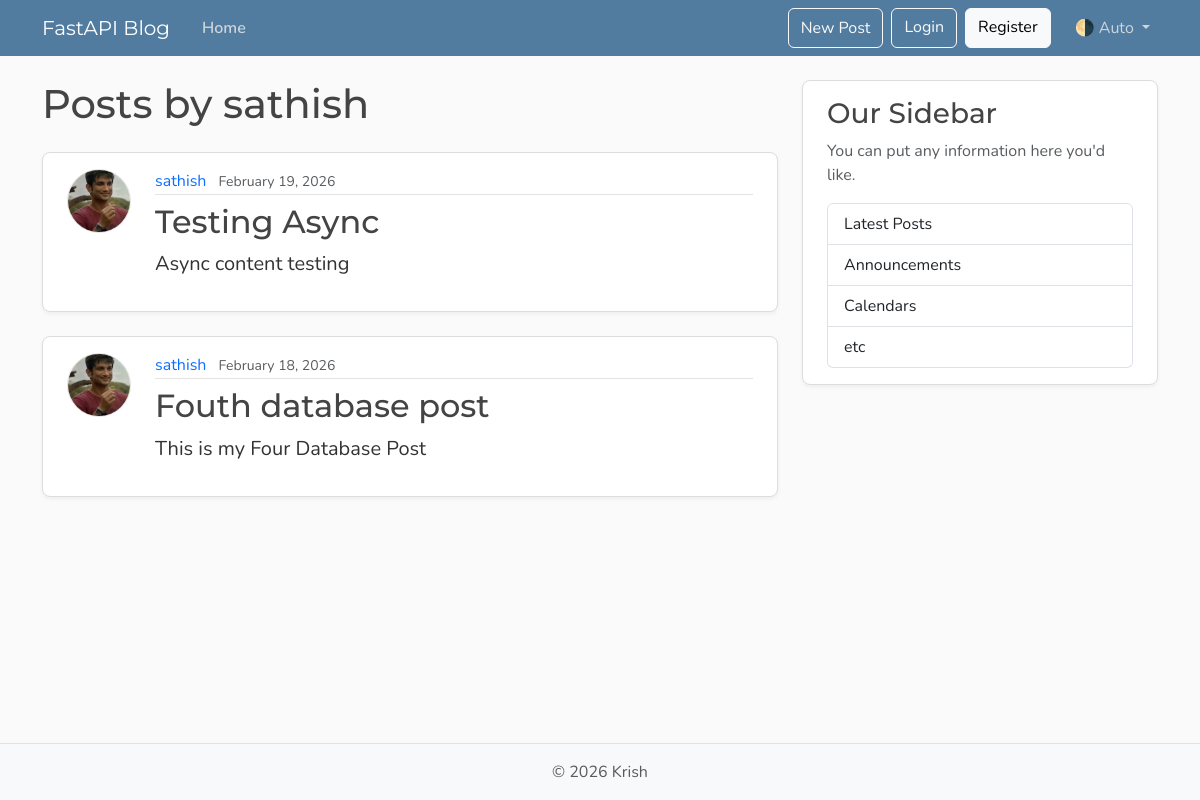
The page /users/2/posts on the database as committed earlier.
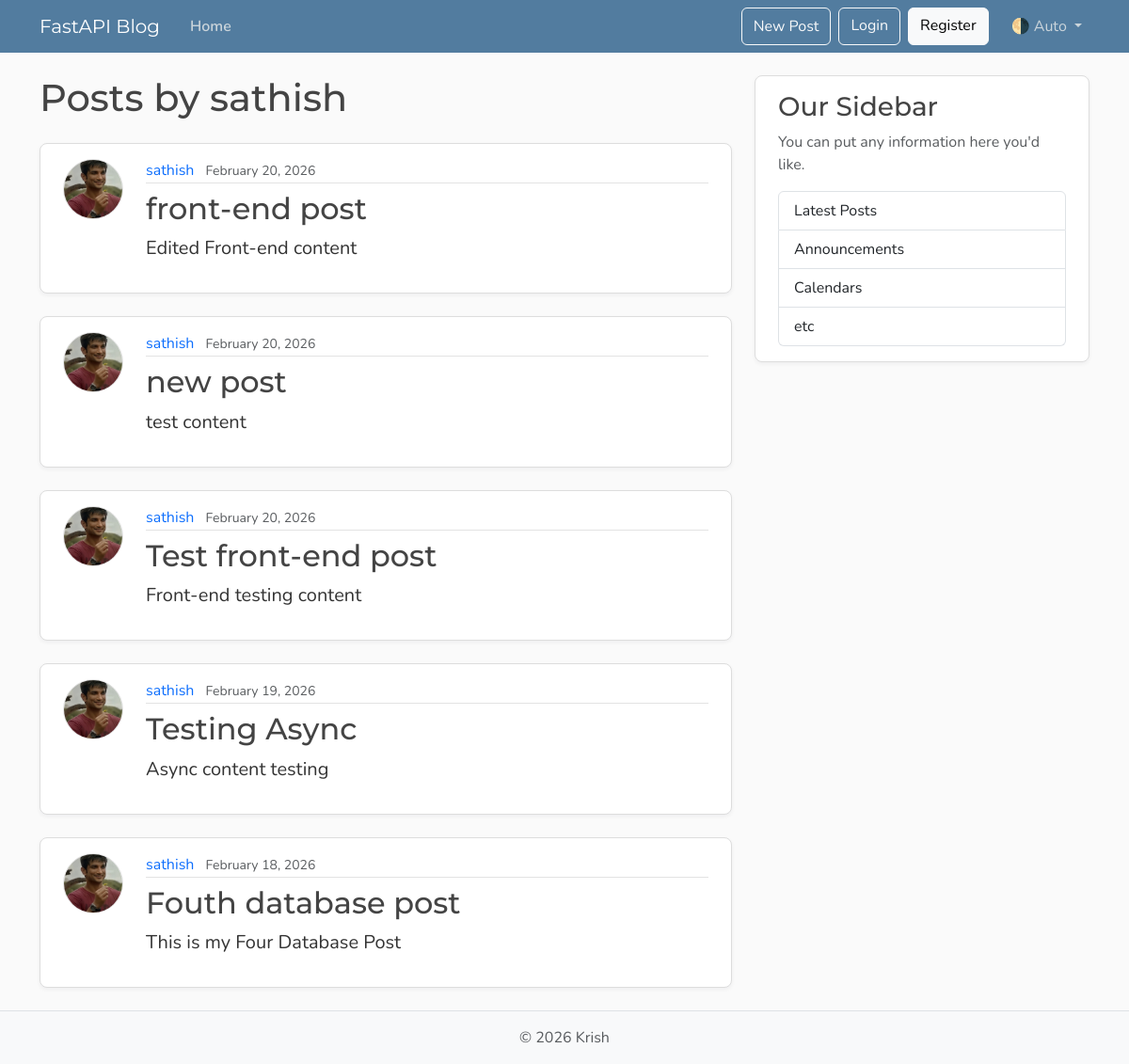
The same page on the database as committed later.
### models.py (models this page shows, shortened)
class Post(Base):
    __tablename__ = "posts"
    id: Mapped[int] = mapped_column(Integer, primary_key=True, index=True)
    title: Mapped[str] = mapped_column(String(100), nullable=False)
    content: Mapped[str] = mapped_column(Text, nullable=False)
    user_id: Mapped[int] = mapped_column(
        ForeignKey("users.id"),
        nullable=False,
        index=True,
    )
    date_posted: Mapped[datetime] = mapped_column(
        DateTime(timezone=True),
        default=lambda: datetime.now(UTC),
    )
    author: Mapped[User] = relationship(back_populates="posts")

class User(Base):
    __tablename__ = "users"
    id: Mapped[int] = mapped_column(Integer, primary_key=True, index=True)
    username: Mapped[str] = mapped_column(String(50), unique=True, nullable=False)
    email: Mapped[str] = mapped_column(String(120), unique=True, nullable=False)
    image_file: Mapped[str | None] = mapped_column(
        String(200),
        nullable=True,
        default=None,
    )
    posts: Mapped[list[Post]] = relationship(
        back_populates="author",
        cascade="all , delete-orphan")

### main.py (the view)
@app.get("/users/{user_id}/posts", include_in_schema=False, name="user_posts")
async def user_posts_page(
    request: Request,
    user_id: int,
    db: Annotated[AsyncSession, Depends(get_db)],
):
    result = await db.execute(select(models.User).where(models.User.id == user_id))
    user = result.scalars().first()
    if not user:
        raise HTTPException(
            status_code=status.HTTP_404_NOT_FOUND,
            detail="User not found",
        )
    result = await db.execute(
        select(models.Post)
        .options(selectinload(models.Post.author))
        .where(models.Post.user_id == user_id)
        .order_by(models.Post.date_posted.desc())
    )
    posts = result.scalars().all()
    return templates.TemplateResponse(
        request,
        "user_posts.html",
        {"posts": posts, "user": user, "title": f"{user.username}'s Posts"},
    )

### templates/user_posts.html
{% extends "layout.html" %} {% block content %}
<h1 class="mb-4">Posts by {{ user.username }}</h1>
{% for post in posts %}
<article class="content-section py-3 px-4 mb-4">
  <div class="d-flex align-items-start gap-4">
    <img
      class="rounded-circle article-img flex-shrink-0"
      src="{{ post.author.image_path }}"
      alt="{{ post.author.username }}'s profile picture"
      width="64"
      height="64"
      loading="lazy"
    />
    <div class="flex-grow-1">
      <div class="article-metadata mb-2">
        <a
          class="me-2"
          href="{{ url_for('user_posts', user_id=post.author.id) }}"
          >{{ post.author.username }}</a
        >
        <small class="text-body-secondary"
          >{{ post.date_posted.strftime("%B %d, %Y") }}</small
        >
      </div>
      <h2>
        <a
          class="article-title"
          href="{{ url_for('post_page', post_id=post.id) }}"
          >{{ post.title }}</a
        >
      </h2>
      <p class="article-content">{{ post.content }}</p>
    </div>
  </div>
</article>
{% else %}
<p class="text-body-secondary">No posts by this user yet.</p>
{% endfor %} {% endblock content %}

Rows that differ between the two databases and show on the page:
added Post: author.image_path (picture), author.username "sathish", date_posted "February 20, 2026", title "front-end post", content "Edited Front-end content"
added Post: author.image_path (picture), author.username "sathish", date_posted "February 20, 2026", title "new post", content "test content"
added Post: author.image_path (picture), author.username "sathish", date_posted "February 20, 2026", title "Test front-end post", content "Front-end testing content"
